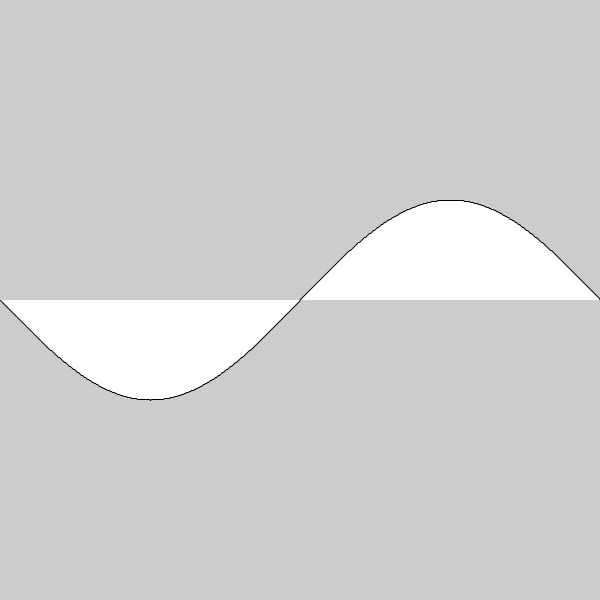
Frame 1 (no input)
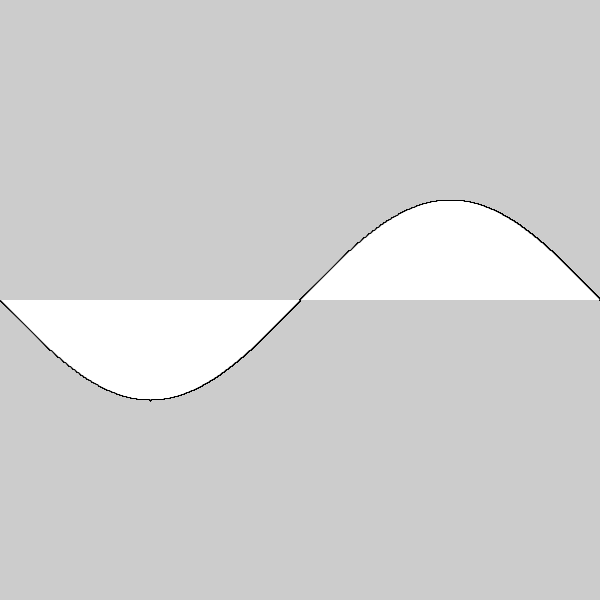
Frame 60 (the mouse pressed at the canvas centre just before this capture)
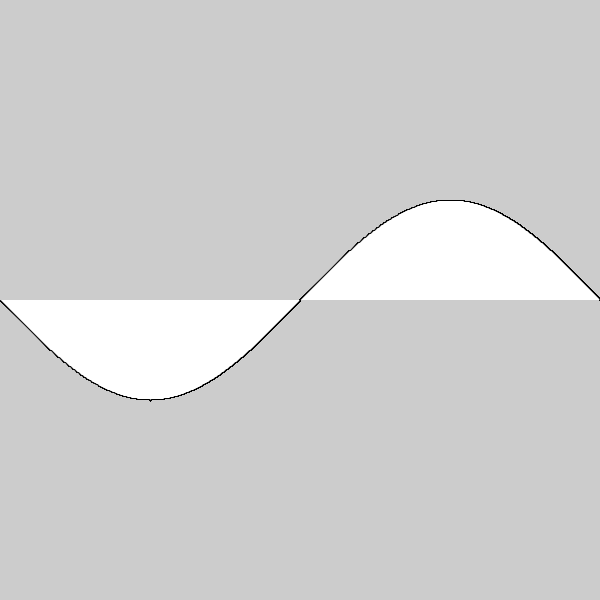
Frame 120 (the mouse held since frame 60 and released just before this capture)

The Processing sketch that drew these frames (run headless with seeded random() and noise(); from frame 60 on, the mouse is pressed at the canvas centre):

// Processing sketch: sample_wave
// ── sample_wave.pde
int pointCount;
int freq = 1;
float phi = 0;
float angle = 0;
float y = 0;
float x = 0;

void setup(){
  size(600, 600);
  frameRate(60);
}

void draw(){
  pointCount = width;
  
  translate(0, height/2);
  beginShape();
  for(int i = 0; i <= pointCount; i++) {
    angle = map(i, 0, pointCount, 0, TWO_PI);
    y = sin(angle * freq + radians(phi));
    y = y * 100;
    vertex(i, y);
  }
  endShape();
  //translate(width/2, height/2);
  //beginShape();
  //for(int i = 0; i <= pointCount; i++) {
  //  angle = map(i, 0, pointCount, 0, TWO_PI);
  //  y = sin(angle * freq + radians(phi));
  //  y = y * 100;
  //  x = cos(angle * freq + radians(phi));
  //  x = x * 100;
  //  vertex(x, y);
  //}
  //endShape();
  //noStroke();
  //fill(255);
  //rect(0, 0, width, height);
  //stroke(0);
  //translate(0, height/2);
  //beginShape();
  //for(int i = 0; i <= pointCount; i++) {
  //  angle = map(i, 0, pointCount, 0, TWO_PI);
  //  y = sin(angle * freq + radians(phi));
  //  y = y * 100;
  //  vertex(i, y);
  //}
  //endShape();
  //phi += 1;
}
